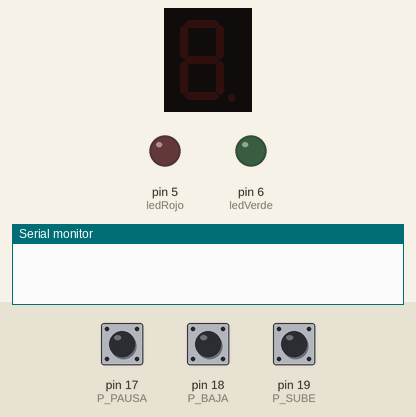
Bench run of a sketch on a simulated Arduino Uno, built with avr-gcc and run on an emulated ATmega328P. Shown: 1-digit seven-segment display, output pins drawn as LEDs (lit = HIGH), the last lines printed to the serial monitor. Wiring (inferred from the names in the program): 1-digit 7-segment display, segments lit when HIGH: segments pin 7, pin 8, pin 9, pin 10, pin 11, pin 12, pin 13. The test bench sets the inputs (shaded band); at power-on: pin 18 (P_BAJA) HIGH, pin 17 (P_PAUSA) HIGH, pin 19 (P_SUBE) HIGH. The segment pins are drawn as the display they are named for; pins used as bus, display or sensor lines are not drawn.

Above: at 1.2 s.
1.3 s: pin 18 (P_BAJA) pulled LOW for 3.2 s
At 3.2 s:
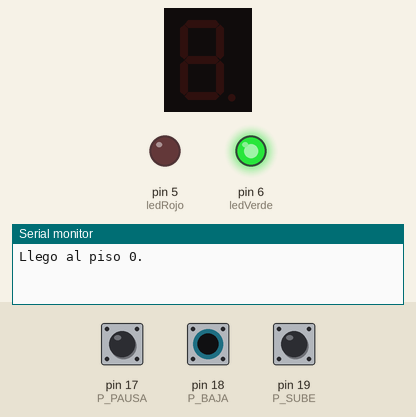
6.0 s: pin 17 (P_PAUSA) pulled LOW for 0.15 s
At 7.2 s:
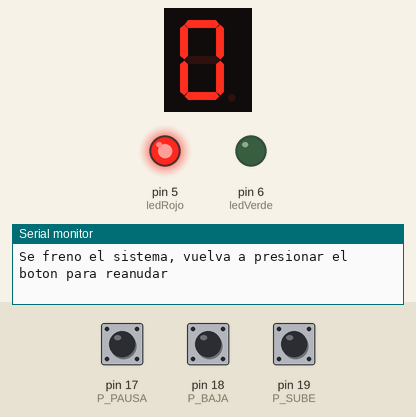
7.6 s: pin 19 (P_SUBE) pulled LOW for 0.15 s
At 10.3 s:
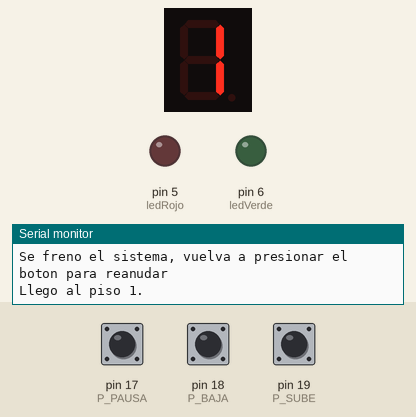
10.6 s: pin 19 (P_SUBE) pulled LOW for 1 s
At 12.7 s:
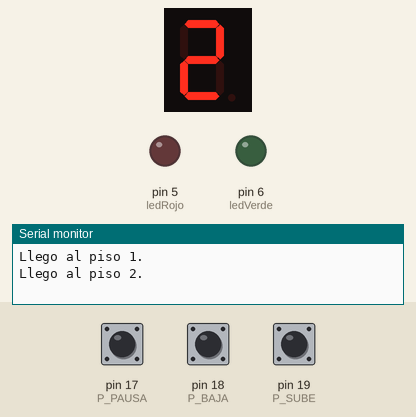
13.6 s: pin 17 (P_PAUSA) pulled LOW for 1 s
At 14.4 s:
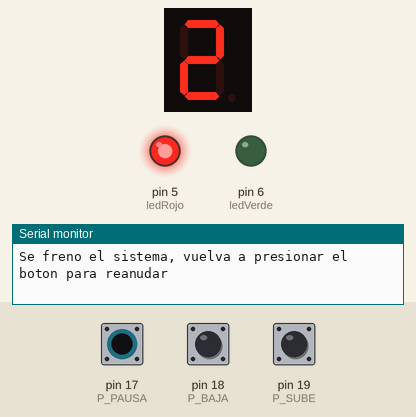
16.1 s: pin 19 (P_SUBE) pulled LOW for 0.15 s
At 18.0 s:
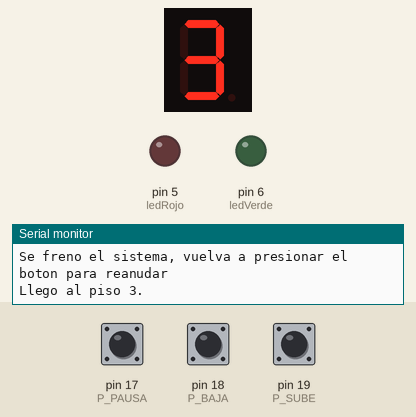
Timing chart, 0 to 19.5 s (numbered marks = the images above; inputs shaded):
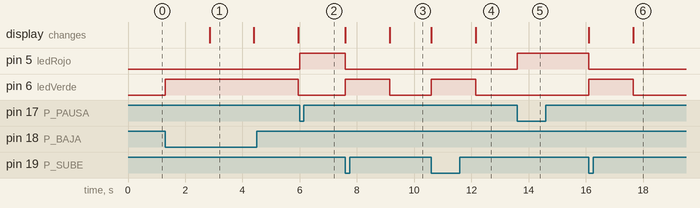

The sketch:

codigo.ino
```cpp
#define ledVerde 6
#define ledRojo 5
#define P_SUBE 19
#define P_BAJA 18
#define P_PAUSA 17
#define A 7
#define B 8
#define C 9
#define D 10
#define E 11
#define F 12
#define G 13

int contador = 0;
int tiempoDescuento = 0;
String mensaje = "";
int estadoBotonSubir = digitalRead(P_SUBE);
int estadoBotonBajar = digitalRead(P_BAJA);
int estadoBotonPausa = digitalRead(P_PAUSA);

void setup()
{
  Serial.begin(9600);
  pinMode(ledVerde, OUTPUT);
  pinMode(ledRojo, OUTPUT);
  pinMode(P_SUBE, INPUT_PULLUP);
  pinMode(P_BAJA, INPUT_PULLUP);
  pinMode(P_PAUSA, INPUT_PULLUP);
  pinMode(A, OUTPUT);
  pinMode(B, OUTPUT);
  pinMode(C, OUTPUT);
  pinMode(D, OUTPUT);
  pinMode(E, OUTPUT);
  pinMode(F, OUTPUT);
  pinMode(G, OUTPUT);
}


// INICIO LOOP PRINCIPAL
void loop()
{
  estadoBotonSubir = digitalRead(P_SUBE); // 1 o 0
  estadoBotonBajar = digitalRead(P_BAJA);
  estadoBotonPausa = digitalRead(P_PAUSA);


  	  if (estadoBotonPausa == 0)
      {
        pausarFuncionamiento();
      }
      else if (estadoBotonSubir == 0)
      {
        moverUnPiso("asc",3000);
      }
      else if (estadoBotonBajar == 0)
      {
        moverUnPiso("desc",3000);
      }

} // FIN LOOP PRINCIPAL


// INICIO FUNCIONES
int moverUnPiso(String subirBajar, int tiempoDelay)
{
  digitalWrite(ledRojo,0);
  displayOff(); // Limpio display 7 segmentos.

  int bandera = false;
  tiempoDescuento = 0;

  while (tiempoDescuento <= tiempoDelay)
  {
    tiempoDescuento += 100; // Aumento en 100, hasta llegar al tiempo de delay indicado por parámetro.
    digitalWrite(ledVerde,1); // Se queda prendido hasta que termine el delay(mientras sube)
    //Serial.println(tiempoDescuento);
    delay(50);
    if (digitalRead(P_PAUSA) == 0)
    {
      Serial.println("Pausa");
      pausarFuncionamiento();
      tiempoDescuento = tiempoDelay;
      bandera = true;
    }
  }

  if (subirBajar == "asc" && bandera == false)
  {
    contador += 1; // Subo un piso
  }
  else if (subirBajar == "desc" && bandera == false)
  {
    contador -= 1; // Bajo un piso
  }

  if ( contador > 9){ // Valido que si quiere subir más del 9, se quede en el mismo piso.
  	contador--;
  } else if (contador < 0) // Valido que si quiere bajar más del 0, se quede en el mismo piso.
  {
  	contador++;
  }

  switch(contador) // El contador determina el piso a donde ir
  {
  	case 0:
    	actualizarDisplay(0);
    	mensaje = "Llego al piso 0.";
    	break;
    case 1:
    	actualizarDisplay(1);
      	mensaje = "Llego al piso 1.";
    	break;
    case 2:
    	actualizarDisplay(2);
        mensaje = "Llego al piso 2.";
    	break;
    case 3:
    	actualizarDisplay(3);
    	mensaje = "Llego al piso 3.";
    	break;
    case 4:
    	actualizarDisplay(4);
    	mensaje = "Llego al piso 4.";
    	break;
    case 5:
    	actualizarDisplay(5);
    	mensaje = "Llego al piso 5.";
    	break;
    case 6:
    	actualizarDisplay(6);
    	mensaje = "Llego al piso 6.";
    	break;
    case 7:
    	actualizarDisplay(7);
    	mensaje = "Llego al piso 7.";
    	break;
    case 8:
    	actualizarDisplay(8);
    	mensaje = "Llego al piso 8.";
    	break;
    case 9:
    	actualizarDisplay(9);
    	mensaje = "Llego al piso 9.";
    	break;
  }

  if (bandera == false)
  {
    Serial.println(mensaje);
  }

  digitalWrite(ledVerde,0);
  return contador;
}


void pausarFuncionamiento()
{
 	actualizarDisplay(contador);
    digitalWrite(ledRojo,1);
    delay(100);
    mensaje = "Se freno el sistema, vuelva a presionar el boton para reanudar";
    Serial.println(mensaje);
}


void displayOff() // Limpia display 7 segmentos.
{
  digitalWrite(A, LOW);
  digitalWrite(B, LOW);
  digitalWrite(C, LOW);
  digitalWrite(D, LOW);
  digitalWrite(E, LOW);
  digitalWrite(F, LOW);
  digitalWrite(G, LOW);
}

void actualizarDisplay(int piso) {
  switch (piso) {
    case 0:
      digitalWrite(A, 1);
      digitalWrite(B, 1);
      digitalWrite(C, 1);
      digitalWrite(D, 1);
      digitalWrite(E, 1);
      digitalWrite(F, 1);
      break;
    case 1:
      digitalWrite(B, 1);
      digitalWrite(C, 1);
      break;
    case 2:
	  digitalWrite(A, 1);
      digitalWrite(B, 1);
      digitalWrite(D, 1);
      digitalWrite(E, 1);
      digitalWrite(G, 1);
      break;
    case 3:
      digitalWrite(A, 1);
      digitalWrite(B, 1);
      digitalWrite(C, 1);
      digitalWrite(D, 1);
      digitalWrite(G, 1);
      break;
    case 4:
      digitalWrite(B, 1);
      digitalWrite(C, 1);
      digitalWrite(G, 1);
      digitalWrite(F, 1);
      break;
    case 5:
      digitalWrite(A, 1);
      digitalWrite(C, 1);
      digitalWrite(D, 1);
      digitalWrite(F, 1);
      digitalWrite(G, 1);
      break;
    case 6:
      digitalWrite(C, 1);
      digitalWrite(D, 1);
      digitalWrite(E, 1);
      digitalWrite(F, 1);
      digitalWrite(G, 1);
      break;
    case 7:
      digitalWrite(A, 1);
      digitalWrite(B, 1);
      digitalWrite(C, 1);
      break;
    case 8:
      digitalWrite(A, 1);
      digitalWrite(B, 1);
      digitalWrite(C, 1);
      digitalWrite(D, 1);
      digitalWrite(E, 1);
      digitalWrite(F, 1);
      digitalWrite(G, 1);
      break;
    case 9:
      digitalWrite(A, 1);
      digitalWrite(B, 1);
      digitalWrite(C, 1);
      digitalWrite(D, 1);
      digitalWrite(F, 1);
      digitalWrite(G, 1);
      break;
  }
}
// FIN FUNCIONES
```

Measured:
- after the input at 1.3 s, pin 6 (ledVerde): LOW → HIGH at once, → LOW 4.7 s later; the display: first changes after 1.6 s (image 1 shows a later state)
- after the input at 6.0 s, pin 5 (ledRojo): LOW → HIGH at once
- after the input at 7.6 s, pin 5 (ledRojo): HIGH → LOW at once; pin 6 (ledVerde): LOW → HIGH at once, → LOW 1.6 s later; the display: first changes at once (image 3 shows a later state)
- after the input at 10.6 s, pin 6 (ledVerde): LOW → HIGH at once, → LOW 1.6 s later; the display: first changes at once (image 4 shows a later state)
- after the input at 13.6 s, pin 5 (ledRojo): LOW → HIGH at once
- after the input at 16.1 s, pin 5 (ledRojo): HIGH → LOW at once; pin 6 (ledVerde): LOW → HIGH at once, → LOW 1.6 s later; the display: first changes at once (image 6 shows a later state)
- what the display in image 1 shows lasts 1.5 s, from 2.9 s to 4.4 s
